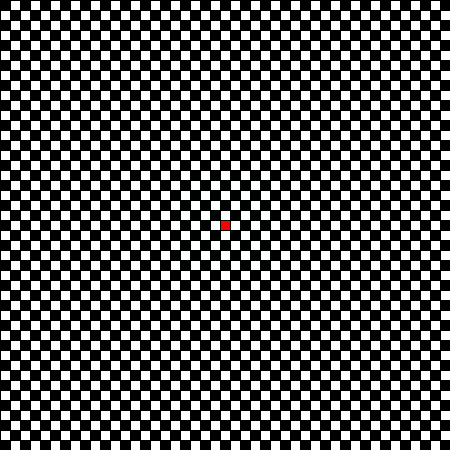
Frame 1 (no input)
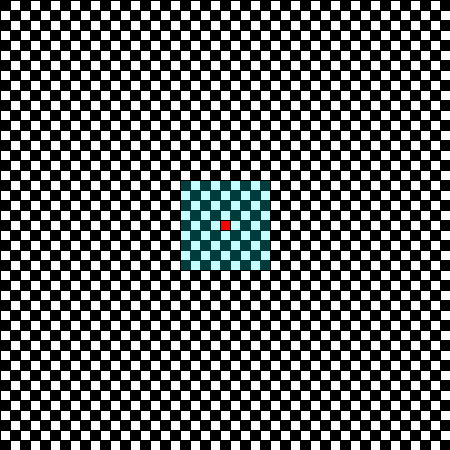
Frame 60 (the mouse pressed at the canvas centre just before this capture)
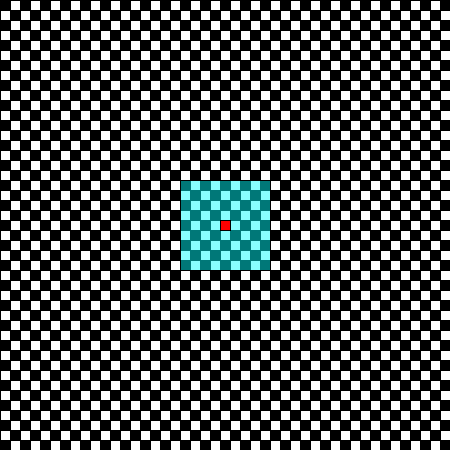
Frame 120 (the mouse held since frame 60 and released just before this capture)

The Processing sketch that drew these frames (run headless with seeded random() and noise(); from frame 60 on, the mouse is pressed at the canvas centre):

// Processing sketch: processing_88703
// ── processing_88703.pde

boolean pieceSet=false;
int numHorizontalCells;
int numVerticalCells;
int widthOfCells;
int heightOfCells;
int[][] knightBoard; 
int[][] movePositions;
 
void setup()
{
  numHorizontalCells=45;
  numVerticalCells=45;
  widthOfCells=10;
  heightOfCells=10;
  knightBoard=new int[numHorizontalCells][numVerticalCells];
  movePositions=new int[9][9];
  movePositions[4][4]=1;
  size(450,450);
  drawBoard();
}
 
void drawBoard()
{
  stroke(0);
  for(int x=0;x<numHorizontalCells;x++)
  for(int y=0;y<numVerticalCells;y++)
  {
    if(y%2==0)  //Checkerboard pattern
      if(x%2==0)
      fill(0);else fill(255);
    else if(x%2==1)
      fill(0);else fill(255);
       
   rect(x*widthOfCells,y*heightOfCells,widthOfCells,heightOfCells);
  }
}
 
void draw()
{
   
  if(pieceSet)
  {
  drawKnightPositions();
  }
  else
  drawPiecePositions();
}
 
 
int turn=1;
void drawKnightPositions()
{
  //Sets middle position to be where the piece starts
  if(turn == 1)
  knightBoard[floor(knightBoard.length/2)][floor(knightBoard[0].length/2)]=1;
   
    //Drawing Board
  for(int x=0;x<knightBoard.length;x++)
  for(int y=0;y<knightBoard.length;y++)
  {
   if(knightBoard[x][y]>0)
   {
     //Cool colors
     noStroke();
     fill(abs(sin(frameCount/53.0))*255-knightBoard[x][y]*5 + 24,abs(sin(frameCount/60.0))*255-knightBoard[x][y]*10 +10,abs(sin(frameCount/76.0))*255-knightBoard[x][y]*11 +20);
     rect(x*widthOfCells,y*heightOfCells,widthOfCells,heightOfCells);
   }
  }
   
  int[][] tempKnightBoard=new int[45][45];
   
  for(int x=0;x<knightBoard.length;x++)
  for(int y=0;y<knightBoard.length;y++)
  {
   if(knightBoard[x][y]==turn)
   {
      
    for(int a=0;a<movePositions.length;a++)
    for(int b=0;b<movePositions[0].length;b++)
    if(movePositions[a][b]==1)
    if(x+(a-4)>=0&&x+(a-4)<knightBoard.length&&y+(b-4)>=0&&y+(b-4)<knightBoard[0].length)
    {
    tempKnightBoard[x+(a-4)][y+(b-4)]=turn+1;
    }
     
   }
  }
   
  for(int x=0;x<knightBoard.length;x++)
  for(int y=0;y<knightBoard.length;y++)
  if(knightBoard[x][y]==0)
  knightBoard[x][y]=tempKnightBoard[x][y];
   
 
   
  turn++;
}
 
void drawPiecePositions()
{
  fill(100,255,255,1);
  rect(180,180,90,90);
   
  for(int x=0;x<movePositions.length;x++)
  for(int y=0;y<movePositions[0].length;y++)
  if(movePositions[x][y]==1)
  {
  fill(255,0,0);
  rect(180+x*widthOfCells,180+y*heightOfCells,widthOfCells,heightOfCells);
  }
}
 
void mouseClicked()
{
  if(mouseX>=180&&mouseX<=270&&mouseY>=180&&mouseY<=270)
  movePositions[floor((mouseX-180)/widthOfCells)][floor((mouseY-180)/heightOfCells)]=1;
}
 
void keyPressed()
{
 if(key=='f')
 {
 pieceSet=true;
 drawBoard();
 }
  
 if(key=='r')
 {
  knightBoard=new int[numHorizontalCells][numVerticalCells];
  movePositions=new int[9][9];
  pieceSet=false;
  movePositions[4][4]=1;
  drawBoard();
  turn=1;
 }
}
